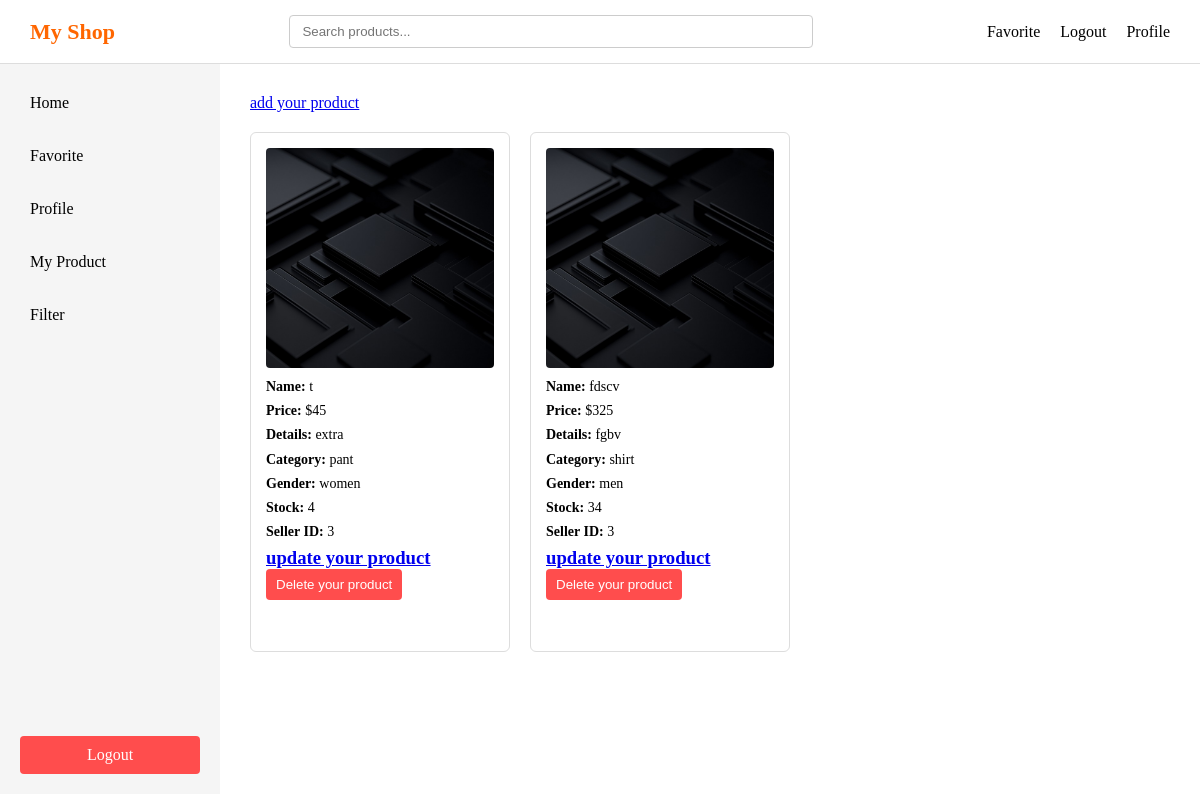
The page /myproduct (signed in) on the database its author committed.
### main.py (models this page shows)
class Product(db.Model):
    id=db.Column(db.Integer, primary_key = True)
    product_name = db.Column(db.String(100))
    product_price= db.Column(db.Integer)
    product_image= db.Column(db.String(200))
    product_details = db.Column(db.Text)
    product_category = db.Column(db.String(100))
    product_gender= db.Column(db.String(20))
    product_stock= db.Column(db.Integer)
    seller_id = db.Column(db.Integer, db.ForeignKey('user.id'))

### main.py (the view)
@app.route('/myproduct')
def myproduct():
    if 'user' not in session:
        return redirect(url_for('login'))
    username = session.get('user')
    user = User.query.filter_by(username= username).first()
    seller_id = user.id
    products = Product.query.filter_by(seller_id =seller_id).all()
    return render_template('myproduct.html' , user = user,products = products)

### templates/myproduct.html (shortened to what this page needs)
<!DOCTYPE html>
<html lang="en">
<head>
    <link rel="stylesheet" href="{{ url_for('static', filename='style.css') }}">
</head>
<body>
    <div class="header">
        <div class="logo">My Shop</div>
        <div class="searchbar">
            <input type="text" placeholder="Search products..." />
        </div>
        <div class="right">
            <div class="favorite"><a href="/favorite">Favorite</a></div>
            <div class="logout"><a href="/logout">Logout</a></div>
            <div class="profile"><a href="/profile">Profile</a></div>
        </div>
    </div>
    <div class="layout">
        <div class="sidebar">
            <div class="top">
                <div class="home" id="sidebar-home">Home</div>
                <div class="favorite" id="sidebar-favorite">Favorite</div>
                <div class="profile" id="sidebar-profile">Profile</div>
                {% if user.user_type == 's' %}
                <div class="my_product" id="sidebar-myproduct">My Product</div>
                {% endif %}
                <div class="filter">Filter</div>
            </div>
            <div class="logout" id="sidebar-logout">Logout</div>
        </div>
        <div class="main">
            <a href="{{ url_for('addproduct', seller_id=user.id) }}">add your product</a>
            {% if products %}
            <div class="products">
                {% for product in products %}
                <div class="product-card">
                    <img src="{{ url_for('static', filename='uploads/' + product.product_image) }}">
                    <p><strong>Name:</strong> {{ product.product_name }}</p>
                    <p><strong>Price:</strong> ${{ product.product_price }}</p>
                    <p><strong>Details:</strong> {{ product.product_details }}</p>
                    <p><strong>Category:</strong> {{ product.product_category }}</p>
                    <p><strong>Gender:</strong> {{ product.product_gender }}</p>
                    <p><strong>Stock:</strong> {{ product.product_stock }}</p>
                    <p><strong>Seller ID:</strong> {{ product.seller_id }}</p>
                    <h3>
                        <a href="{{ url_for('update', product_id=product.id) }}">update your product</a>
                    </h3>
                    <form method="post" action="{{ url_for('delete', product_id=product.id) }}" class="delete-form">
                        <button type="submit">Delete your product</button>
                    </form>
                </div>
                {% endfor %}
            {% endif %}
            </div>
        </div>
    </div>
</body>
</html>

### static/style.css (style rules this page uses)
* { margin: 0; padding: 0; box-sizing: border-box; }
.header { display: flex; align-items: center; justify-content: space-between; padding: 15px 30px; background-color: #ffffff; border-bottom: 1px solid #ddd; width: 100%; }
.logo { font-size: 22px; font-weight: bold; color: #ff6600; white-space: nowrap; }
.searchbar { flex: 1; display: flex; justify-content: center; }
.searchbar input { width: 60%; min-width: 250px; padding: 8px 12px; border: 1px solid #ccc; border-radius: 4px; }
.right { display: flex; align-items: center; gap: 20px; white-space: nowrap; }
.right a, .right div { text-decoration: none; color: #000; cursor: pointer; font-weight: 500; }
.layout { display: flex; height: calc(100vh - 70px); }
.sidebar { width: 220px; height: 100%; background-color: #f5f5f5; padding: 20px; display: flex; flex-direction: column; }
.sidebar .top { flex: 1; overflow-y: auto; display: flex; flex-direction: column; gap: 15px; }
.sidebar .top div { padding: 10px; cursor: pointer; border-radius: 4px; }
.sidebar .logout { padding: 10px; background-color: #ff4d4d; color: white; text-align: center; border-radius: 4px; cursor: pointer; flex-shrink: 0; }
.main { flex: 1; padding: 30px; background-color: #ffffff; overflow-y: auto; }
.products { display: grid; grid-template-columns: repeat(auto-fill, 260px); gap: 20px; margin-top: 20px; }
.products > div { width: 260px; height: 520px; border: 1px solid #ddd; border-radius: 6px; padding: 15px; background-color: #fff; display: flex; flex-direction: column; overflow: hidden; }
.products img { width: 100%; height: 220px; object-fit: cover; border-radius: 4px; margin-bottom: 10px; }
.products p { font-size: 14px; margin-bottom: 6px; line-height: 1.3; }
.buybutton a, .products button { margin-top: auto; padding: 8px 10px; border-radius: 4px; text-align: center; background-color: #ff6600; color: white; text-decoration: none; border: none; cursor: pointer; }
.delete-form button { background-color: #ff4d4d; }

### rows shown on the page
Product: product_image (picture), product_name "t", product_price "45", product_details "extra", product_category "pant", product_gender "women", product_stock "4", seller_id "3"
Product: product_image (picture), product_name "fdscv", product_price "325", product_details "fgbv", product_category "shirt", product_gender "men", product_stock "34", seller_id "3"
